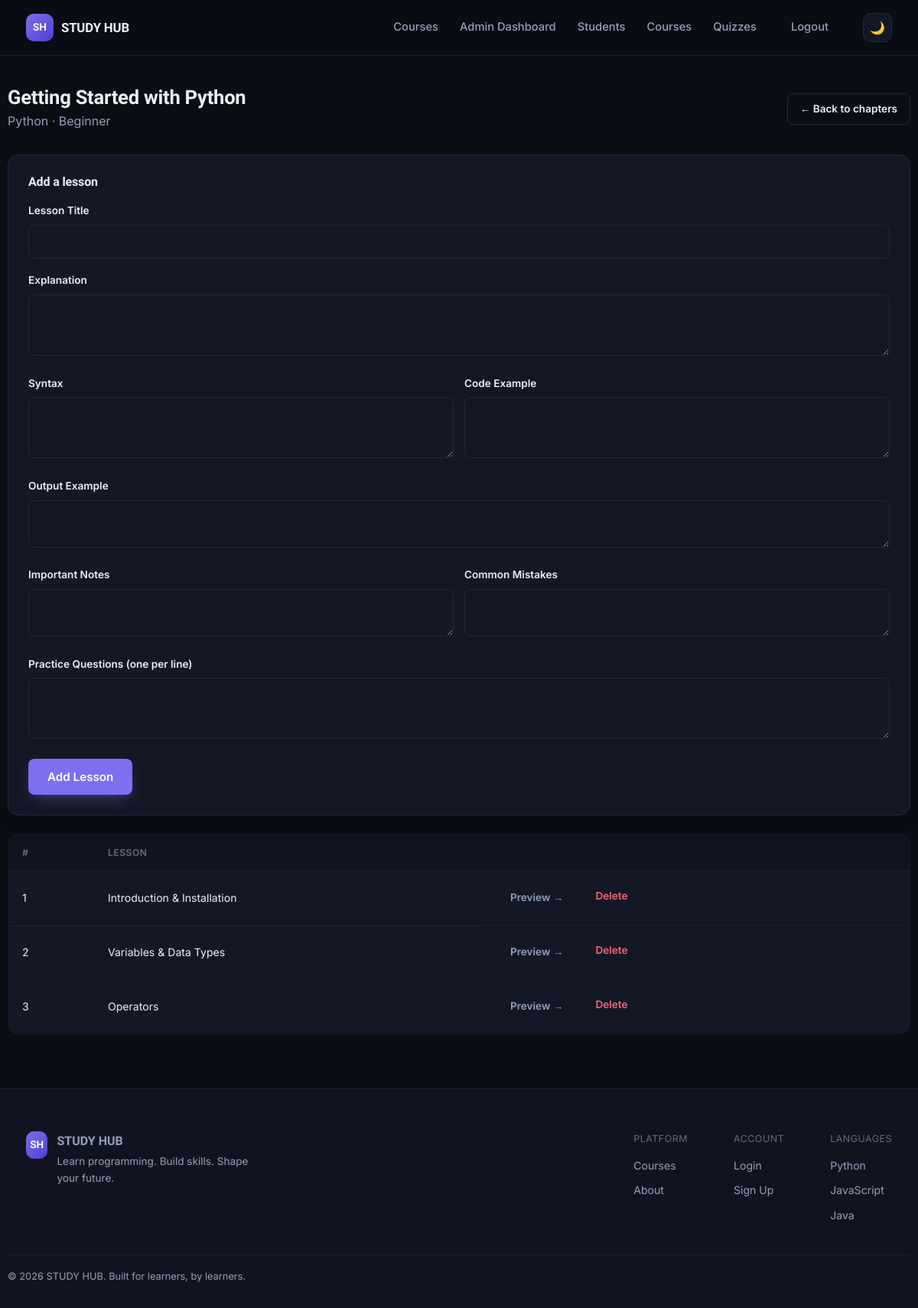
/admin/chapters/1/lessons (signed in), run on the app's committed database.
### models.py (models this page shows, shortened)
class Chapter(db.Model):
    __tablename__ = "chapters"
    id = db.Column(db.Integer, primary_key=True)
    course_id = db.Column(db.Integer, db.ForeignKey("courses.id"), nullable=False)
    level = db.Column(db.String(20), nullable=False)  # beginner / intermediate / advanced
    title = db.Column(db.String(120), nullable=False)
    order = db.Column(db.Integer, default=0)
    lessons = db.relationship("Lesson", backref="chapter", lazy=True,
                               order_by="Lesson.order", cascade="all, delete-orphan")
    quiz = db.relationship("Quiz", backref="chapter", lazy=True, uselist=False,
                            cascade="all, delete-orphan")

class Course(db.Model):
    __tablename__ = "courses"
    id = db.Column(db.Integer, primary_key=True)
    name = db.Column(db.String(80), nullable=False)
    slug = db.Column(db.String(80), unique=True, nullable=False)
    icon = db.Column(db.String(10), default="💻")
    tagline = db.Column(db.String(160), default="")
    description = db.Column(db.Text, default="")
    order = db.Column(db.Integer, default=0)
    chapters = db.relationship("Chapter", backref="course", lazy=True,
                                order_by="Chapter.order", cascade="all, delete-orphan")

class Lesson(db.Model):
    __tablename__ = "lessons"
    id = db.Column(db.Integer, primary_key=True)
    chapter_id = db.Column(db.Integer, db.ForeignKey("chapters.id"), nullable=False)
    title = db.Column(db.String(140), nullable=False)
    slug = db.Column(db.String(160), nullable=False)
    order = db.Column(db.Integer, default=0)
    explanation = db.Column(db.Text, default="")
    syntax = db.Column(db.Text, default="")
    code_example = db.Column(db.Text, default="")
    output_example = db.Column(db.Text, default="")
    notes = db.Column(db.Text, default="")
    common_mistakes = db.Column(db.Text, default="")
    practice_questions = db.Column(db.Text, default="")  # newline separated

### app.py (the view)
@app.route("/admin/chapters/<int:chapter_id>/lessons")
@admin_required
def admin_lessons(chapter_id):
    chapter = Chapter.query.get_or_404(chapter_id)
    return render_template("admin/lessons.html", chapter=chapter)

### app.py (called while the page is built)
@login_manager.user_loader
def load_user(user_id):
    if user_id.startswith("student-"):
        return Student.query.get(int(user_id.split("-", 1)[1]))
    if user_id.startswith("admin-"):
        return Admin.query.get(int(user_id.split("-", 1)[1]))
    return None

def admin_required(fn):
    @wraps(fn)
    def wrapper(*args, **kwargs):
        if not current_user.is_authenticated or not isinstance(current_user, Admin):
            flash("Admin login required.", "error")
            return redirect(url_for("admin_login"))
        return fn(*args, **kwargs)
    return wrapper

@app.context_processor
def inject_globals():
    return {"current_year": datetime.utcnow().year}

### templates/admin/lessons.html (shortened to what this page needs)
{% extends "base.html" %}
{% block content %}
<div class="container admin-shell">
  <div class="admin-head">
    <div><h1>{{ chapter.title }}</h1><p style="margin:0;">{{ chapter.course.name }} · {{ chapter.level|capitalize }}</p></div>
    <a href="{{ url_for('admin_chapters', course_id=chapter.course_id) }}" class="btn btn-secondary btn-sm">← Back to chapters</a>
  </div>
  <div class="card admin-panel">
    <h3>Add a lesson</h3>
    <form method="POST" action="{{ url_for('admin_lesson_add', chapter_id=chapter.id) }}">
      <div class="field"><label>Lesson Title</label><input type="text" name="title" required></div>
      <div class="field"><label>Explanation</label><textarea name="explanation" rows="3"></textarea></div>
      <div class="field-row">
        <div class="field"><label>Syntax</label><textarea name="syntax" rows="3"></textarea></div>
        <div class="field"><label>Code Example</label><textarea name="code_example" rows="3"></textarea></div>
      </div>
      <div class="field"><label>Output Example</label><textarea name="output_example" rows="2"></textarea></div>
      <div class="field-row">
        <div class="field"><label>Important Notes</label><textarea name="notes" rows="2"></textarea></div>
        <div class="field"><label>Common Mistakes</label><textarea name="common_mistakes" rows="2"></textarea></div>
      </div>
      <div class="field"><label>Practice Questions (one per line)</label><textarea name="practice_questions" rows="3"></textarea></div>
      <button type="submit" class="btn btn-primary">Add Lesson</button>
    </form>
  </div>
  <table class="admin-table">
    <thead><tr><th>#</th><th>Lesson</th><th></th></tr></thead>
    <tbody>
      {% for lesson in chapter.lessons %}
      <tr>
        <td>{{ loop.index }}</td>
        <td>{{ lesson.title }}</td>
        <td class="row-actions">
          <a href="{{ url_for('lesson_view', lesson_id=lesson.id) }}" class="btn btn-ghost btn-sm">Preview →</a>
          <form method="POST" action="{{ url_for('admin_lesson_delete', lesson_id=lesson.id) }}" class="inline-form" onsubmit="return confirm('Delete this lesson?');">
            <button type="submit" class="btn btn-ghost btn-sm" style="color:var(--danger);">Delete</button>
          </form>
        </td>
      </tr>
      {% else %}
      <tr><td colspan="3">No lessons yet.</td></tr>
      {% endfor %}
    </tbody>
  </table>
</div>
{% endblock %}

### static/css/style.css (style rules this page uses)
:root { --font-display: "Sora", sans-serif; --font-body: "Inter", sans-serif; --font-mono: "JetBrains Mono", monospace; --radius-sm: 8px; --radius-md: 14px; --radius-lg: 22px; --accent: #7C6FF0; --accent-2: #34D3B0; --accent-3: #F0B84F; --danger: #F1667A; --shadow-card: 0 1px 2px rgba(10, 12, 20, 0.04), 0 8px 24px -12px rgba(10, 12, 20, 0.35); --shadow-pop: 0 20px 60px -20px rgba(20, 10, 60, 0.45); --transition: 160ms cubic-bezier(.4,0,.2,1); }
html[data-theme="dark"] { --bg: #0A0D14; --bg-elevated: #111420; --bg-card: #141826; --bg-card-hover: #181D2E; --border: #232A3D; --border-soft: #1B2032; --text-primary: #EDEFF5; --text-secondary: #93A0BD; --text-muted: #616B85; --code-bg: #0D1017; --nav-bg: rgba(10, 13, 20, 0.82); }
* { box-sizing: border-box; }
html { scroll-behavior: smooth; }
body { margin: 0; background: var(--bg); color: var(--text-primary); font-family: var(--font-body); line-height: 1.6; -webkit-font-smoothing: antialiased; transition: background var(--transition), color var(--transition); }
h1, h2, h3, h4 { font-family: var(--font-display); font-weight: 700; line-height: 1.15; margin: 0 0 .5em; letter-spacing: -0.01em; }
p { color: var(--text-secondary); margin: 0 0 1em; }
a { color: inherit; text-decoration: none; }
button { font-family: inherit; cursor: pointer; }
.container { max-width: 1180px; margin: 0 auto; padding: 0 24px; }
.btn { display: inline-flex; align-items: center; justify-content: center; gap: 8px; padding: 13px 24px; border-radius: var(--radius-sm); font-weight: 600; font-size: 0.95rem; border: 1px solid transparent; transition: transform var(--transition), background var(--transition), border-color var(--transition), box-shadow var(--transition); white-space: nowrap; }
.btn-primary { background: var(--accent); color: #fff; box-shadow: 0 8px 20px -8px rgba(124, 111, 240, 0.6); }
.btn-secondary { background: transparent; color: var(--text-primary); border-color: var(--border); }
.btn-ghost { background: transparent; color: var(--text-secondary); border-color: transparent; }
.btn-sm { padding: 9px 16px; font-size: 0.85rem; }
.card { background: var(--bg-card); border: 1px solid var(--border); border-radius: var(--radius-md); box-shadow: var(--shadow-card); transition: transform var(--transition), border-color var(--transition), background var(--transition); }
.field { margin-bottom: 18px; }
.field label { display: block; font-size: 0.85rem; font-weight: 600; margin-bottom: 7px; }
.field input, .field select, .field textarea { width: 100%; padding: 12px 14px; border-radius: var(--radius-sm); border: 1px solid var(--border); background: var(--bg-card); color: var(--text-primary); font-family: inherit; font-size: 0.92rem; transition: border-color var(--transition), box-shadow var(--transition); }
.field-row { display: grid; grid-template-columns: 1fr 1fr; gap: 14px; }
.admin-shell { padding: 40px 0 70px; }
.admin-head { display: flex; justify-content: space-between; align-items: center; margin-bottom: 30px; flex-wrap: wrap; gap: 14px; }
.admin-head h1 { font-size: 1.6rem; margin-bottom: 4px; }
.admin-table { width: 100%; border-collapse: collapse; background: var(--bg-card); border: 1px solid var(--border); border-radius: var(--radius-md); overflow: hidden; }
.admin-table th, .admin-table td { padding: 14px 18px; text-align: left; font-size: 0.88rem; border-bottom: 1px solid var(--border-soft); }
.admin-table th { color: var(--text-muted); font-weight: 600; font-size: 0.76rem; text-transform: uppercase; letter-spacing: .04em; background: var(--bg-elevated); }
.admin-table tr:last-child td { border-bottom: none; }
.inline-form { display: inline; }
.row-actions { display: flex; gap: 8px; }
.admin-panel { padding: 26px; margin-bottom: 24px; }
.admin-panel h3 { font-size: 1rem; margin-bottom: 18px; }

### data on the page
Chapter: title "Getting Started with Python", level "Beginner"
Course: course.name "Python"
Lesson: title "Introduction & Installation"
Lesson: title "Variables & Data Types"
Lesson: title "Operators"
